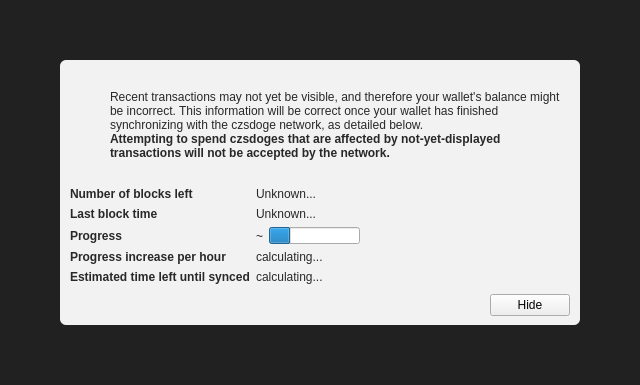
<?xml version="1.0" encoding="UTF-8"?>
<ui version="4.0">
 <class>ModalOverlay</class>
 <widget class="ModalOverlay" name="ModalOverlay">
  <property name="geometry">
   <rect>
    <x>0</x>
    <y>0</y>
    <width>640</width>
    <height>385</height>
   </rect>
  </property>
  <property name="windowTitle">
   <string>Form</string>
  </property>
  <layout class="QVBoxLayout" name="verticalLayout" stretch="0">
   <property name="sizeConstraint">
    <enum>QLayout::SetDefaultConstraint</enum>
   </property>
   <property name="leftMargin">
    <number>0</number>
   </property>
   <property name="topMargin">
    <number>0</number>
   </property>
   <property name="rightMargin">
    <number>0</number>
   </property>
   <property name="bottomMargin">
    <number>0</number>
   </property>
   <item>
    <widget class="QWidget" name="bgWidget" native="true">
     <property name="styleSheet">
      <string notr="true">#bgWidget { background: rgba(0,0,0,220); }</string>
     </property>
     <layout class="QVBoxLayout" name="verticalLayoutMain" stretch="1">
      <property name="leftMargin">
       <number>60</number>
      </property>
      <property name="topMargin">
       <number>60</number>
      </property>
      <property name="rightMargin">
       <number>60</number>
      </property>
      <property name="bottomMargin">
       <number>60</number>
      </property>
      <item>
       <widget class="QWidget" name="contentWidget" native="true">
        <property name="styleSheet">
         <string notr="true">#contentWidget { background: rgba(255,255,255,240); border-radius: 6px; }

QLabel { color: rgb(40,40,40);  }</string>
        </property>
        <layout class="QVBoxLayout" name="verticalLayoutSub" stretch="1,0,0,0">
         <property name="spacing">
          <number>0</number>
         </property>
         <property name="leftMargin">
          <number>10</number>
         </property>
         <property name="topMargin">
          <number>10</number>
         </property>
         <property name="rightMargin">
          <number>10</number>
         </property>
         <property name="bottomMargin">
          <number>10</number>
         </property>
         <item>
          <layout class="QHBoxLayout" name="horizontalLayoutIconText" stretch="0,1">
           <property name="topMargin">
            <number>20</number>
           </property>
           <item>
            <layout class="QVBoxLayout" name="verticalLayoutIcon">
             <property name="leftMargin">
              <number>0</number>
             </property>
             <item>
              <widget class="QPushButton" name="warningIcon">
               <property name="enabled">
                <bool>false</bool>
               </property>
               <property name="text">
                <string/>
               </property>
               <property name="icon">
                <iconset>
                 <normaloff>:/icons/warning</normaloff>
                 <disabledoff>:/icons/warning</disabledoff>:/icons/warning</iconset>
               </property>
               <property name="iconSize">
                <size>
                 <width>48</width>
                 <height>48</height>
                </size>
               </property>
               <property name="flat">
                <bool>true</bool>
               </property>
              </widget>
             </item>
             <item>
              <spacer name="verticalSpacerWarningIcon">
               <property name="orientation">
                <enum>Qt::Vertical</enum>
               </property>
               <property name="sizeHint" stdset="0">
                <size>
                 <width>20</width>
                 <height>40</height>
                </size>
               </property>
              </spacer>
             </item>
            </layout>
           </item>
           <item>
            <layout class="QVBoxLayout" name="verticalLayoutInfoText">
             <property name="leftMargin">
              <number>0</number>
             </property>
             <property name="topMargin">
              <number>0</number>
             </property>
             <item>
              <widget class="QLabel" name="infoText">
               <property name="text">
                <string>Recent transactions may not yet be visible, and therefore your wallet's balance might be incorrect. This information will be correct once your wallet has finished synchronizing with the czsdoge network, as detailed below.</string>
               </property>
               <property name="textFormat">
                <enum>Qt::RichText</enum>
               </property>
               <property name="wordWrap">
                <bool>true</bool>
               </property>
              </widget>
             </item>
             <item>
              <widget class="QLabel" name="infoTextStrong">
               <property name="font">
                <font>
                 <weight>75</weight>
                 <bold>true</bold>
                </font>
               </property>
               <property name="text">
                <string>Attempting to spend czsdoges that are affected by not-yet-displayed transactions will not be accepted by the network.</string>
               </property>
               <property name="textFormat">
                <enum>Qt::RichText</enum>
               </property>
               <property name="wordWrap">
                <bool>true</bool>
               </property>
              </widget>
             </item>
             <item>
              <spacer name="verticalSpacerInTextSpace">
               <property name="orientation">
                <enum>Qt::Vertical</enum>
               </property>
               <property name="sizeHint" stdset="0">
                <size>
                 <width>20</width>
                 <height>40</height>
                </size>
               </property>
              </spacer>
             </item>
            </layout>
           </item>
          </layout>
         </item>
         <item>
          <spacer name="verticalSpacerAfterText">
           <property name="orientation">
            <enum>Qt::Vertical</enum>
           </property>
           <property name="sizeHint" stdset="0">
            <size>
             <width>20</width>
             <height>40</height>
            </size>
           </property>
          </spacer>
         </item>
         <item>
          <layout class="QFormLayout" name="formLayout">
           <property name="fieldGrowthPolicy">
            <enum>QFormLayout::FieldsStayAtSizeHint</enum>
           </property>
           <property name="horizontalSpacing">
            <number>6</number>
           </property>
           <property name="verticalSpacing">
            <number>6</number>
           </property>
           <property name="topMargin">
            <number>10</number>
           </property>
           <item row="0" column="0">
            <widget class="QLabel" name="labelNumberOfBlocksLeft">
             <property name="font">
              <font>
               <weight>75</weight>
               <bold>true</bold>
              </font>
             </property>
             <property name="text">
              <string>Number of blocks left</string>
             </property>
            </widget>
           </item>
           <item row="0" column="1">
            <widget class="QLabel" name="numberOfBlocksLeft">
             <property name="text">
              <string>Unknown...</string>
             </property>
            </widget>
           </item>
           <item row="1" column="0">
            <widget class="QLabel" name="labelLastBlockTime">
             <property name="font">
              <font>
               <weight>75</weight>
               <bold>true</bold>
              </font>
             </property>
             <property name="text">
              <string>Last block time</string>
             </property>
            </widget>
           </item>
           <item row="1" column="1">
            <widget class="QLabel" name="newestBlockDate">
             <property name="sizePolicy">
              <sizepolicy hsizetype="Maximum" vsizetype="Preferred">
               <horstretch>0</horstretch>
               <verstretch>0</verstretch>
              </sizepolicy>
             </property>
             <property name="text">
              <string>Unknown...</string>
             </property>
            </widget>
           </item>
           <item row="2" column="0">
            <widget class="QLabel" name="labelSyncDone">
             <property name="font">
              <font>
               <weight>75</weight>
               <bold>true</bold>
              </font>
             </property>
             <property name="text">
              <string>Progress</string>
             </property>
            </widget>
           </item>
           <item row="2" column="1">
            <layout class="QHBoxLayout" name="horizontalLayoutSync" stretch="0,1">
             <item>
              <widget class="QLabel" name="percentageProgress">
               <property name="text">
                <string notr="true">~</string>
               </property>
              </widget>
             </item>
             <item>
              <widget class="QProgressBar" name="progressBar">
               <property name="value">
                <number>24</number>
               </property>
               <property name="format">
                <string/>
               </property>
              </widget>
             </item>
            </layout>
           </item>
           <item row="4" column="0">
            <widget class="QLabel" name="labelProgressIncrease">
             <property name="font">
              <font>
               <weight>75</weight>
               <bold>true</bold>
              </font>
             </property>
             <property name="text">
              <string>Progress increase per hour</string>
             </property>
            </widget>
           </item>
           <item row="4" column="1">
            <widget class="QLabel" name="progressIncreasePerH">
             <property name="text">
              <string>calculating...</string>
             </property>
            </widget>
           </item>
           <item row="5" column="0">
            <widget class="QLabel" name="labelEstimatedTimeLeft">
             <property name="font">
              <font>
               <weight>75</weight>
               <bold>true</bold>
              </font>
             </property>
             <property name="text">
              <string>Estimated time left until synced</string>
             </property>
            </widget>
           </item>
           <item row="5" column="1">
            <widget class="QLabel" name="expectedTimeLeft">
             <property name="text">
              <string>calculating...</string>
             </property>
            </widget>
           </item>
          </layout>
         </item>
         <item>
          <layout class="QHBoxLayout" name="horizontalLayoutButtons">
           <property name="leftMargin">
            <number>10</number>
           </property>
           <property name="topMargin">
            <number>10</number>
           </property>
           <item>
            <spacer name="horizontalSpacer">
             <property name="orientation">
              <enum>Qt::Horizontal</enum>
             </property>
             <property name="sizeHint" stdset="0">
              <size>
               <width>40</width>
               <height>20</height>
              </size>
             </property>
            </spacer>
           </item>
           <item>
            <widget class="QPushButton" name="closeButton">
             <property name="text">
              <string>Hide</string>
             </property>
            </widget>
           </item>
          </layout>
         </item>
        </layout>
       </widget>
      </item>
     </layout>
    </widget>
   </item>
  </layout>
 </widget>
 <customwidgets>
  <customwidget>
   <class>ModalOverlay</class>
   <extends>QWidget</extends>
   <header>modaloverlay.h</header>
   <container>1</container>
  </customwidget>
 </customwidgets>
 <resources/>
 <connections/>
</ui>
